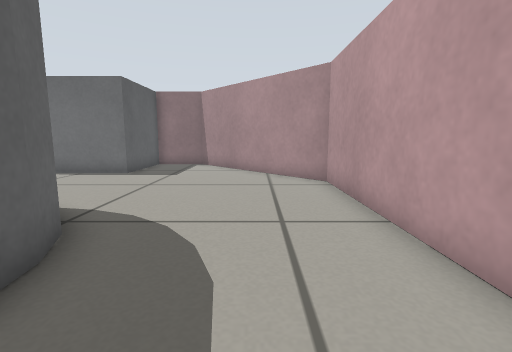
[1] (above)

14 first-person views from a walk through a Gazebo world. The camera is 0.39 m above the floor, tilts 8° down and sees 85° across. The floor is counted in squares, 0.25 m on a side. Each view is taken from the middle of a square. On the plan, view 1 faces up. The plan holds only what a view shows up to about 14 squares ahead; the rest is blank. The robots in the file are not drawn.

[2]
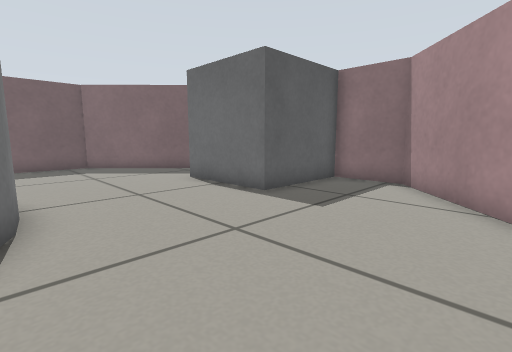

[3]
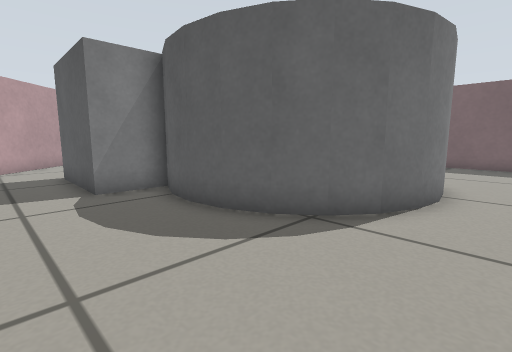

[4]
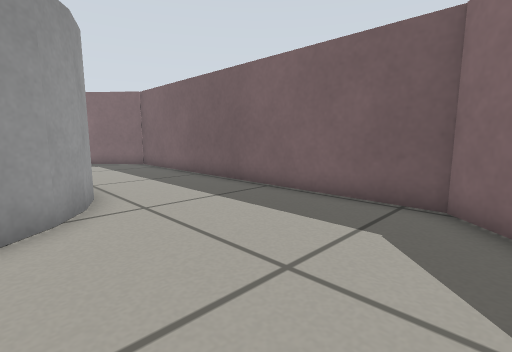

[5]
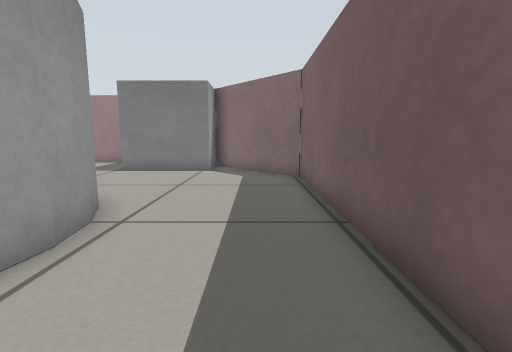

[6]
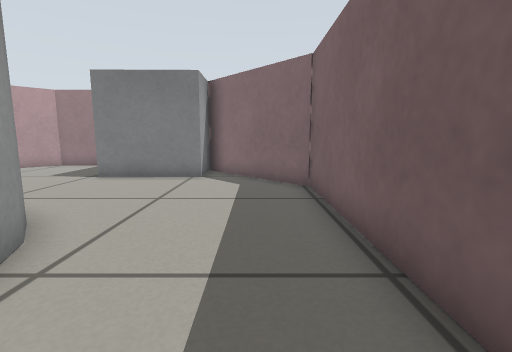

[7]
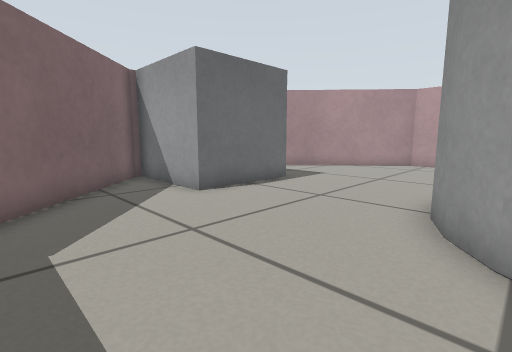

[8]
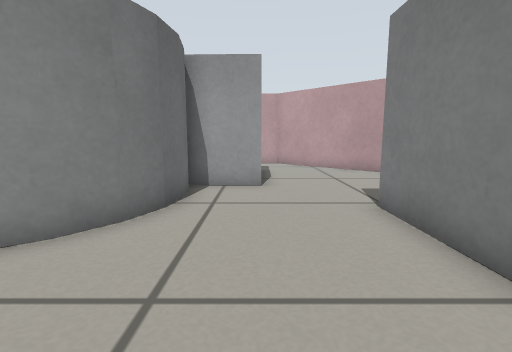

[9]
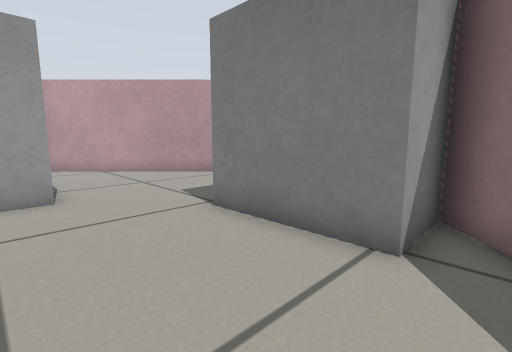

[10]
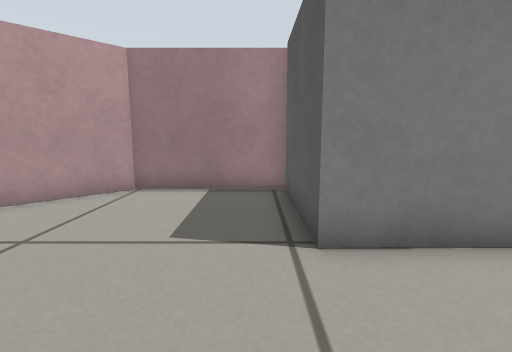

[11]
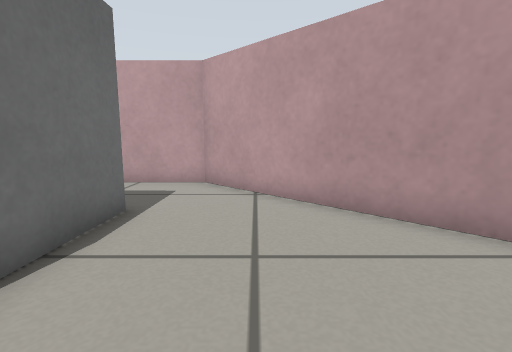

[12]
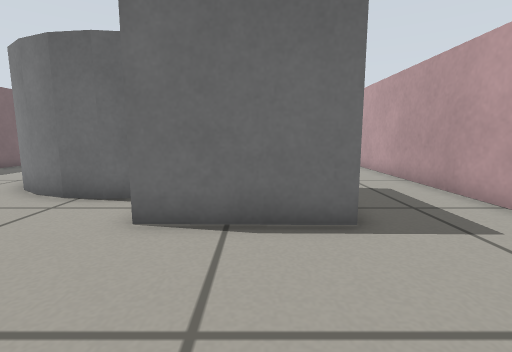

[13]
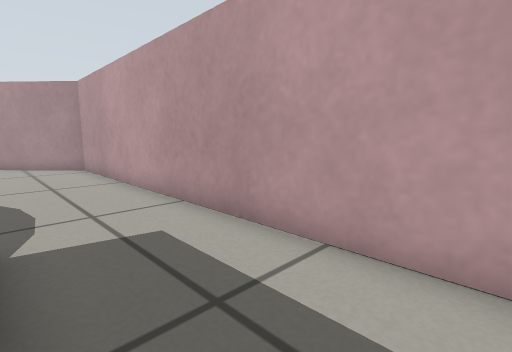

[14]
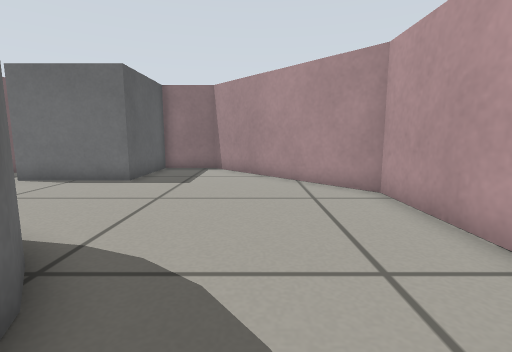

### Floor plan
Key: @ floor where view 1 was taken; # wall or solid block; . floor; B grey box; C grey cylinder.
Columns run from 16 left of view 1 to 3 right of it. Each row starts with its distance up from view 1.
 16      ###  #####
 15     ##.B  B...##
 14    ##..B  B....##
 13   ##...B  B.....#
 12  ##....BBBB.....##
 11  #...............##
 10 ##................##
  9 #..................#
  8 #..................#
  7 #..................#
  6 #......CCCCC.......#
  5 #.....CC    C......#
  4 #....CC      C.....#
  3 #....C       C.....#
  2 #....C       C.....#
  1 #....C       C.....#
  0 #.....C      BB.@..#
 -1 #.....CC       B...#
 -2 #.......CCCB   B...#
 -3 #..........B   B...#
 -4 #..........BBBBB...#
 -5 ##.................#
 -6  ##...............##
 -7   #.BBBBB........##
 -8   ##B   B.......##
 -9    ##   B......##
-10         B.....##
-11         #######

Positions as (right, up) in squares from view 1, and headings:
1: (0, 0), facing up
2: (0, 6), facing up-left
3: (1, 8), facing down-left
4: (-9, 11), facing down-left
5: (-14, 6), facing down
6: (-14, 4), facing down
7: (-14, 5), facing up-right
8: (-14, -4), facing right
9: (-13, -3), facing down-right
10: (-7, -3), facing down
11: (-7, -7), facing right
12: (-3, -9), facing up
13: (-1, -5), facing up-right
14: (-1, 2), facing up
